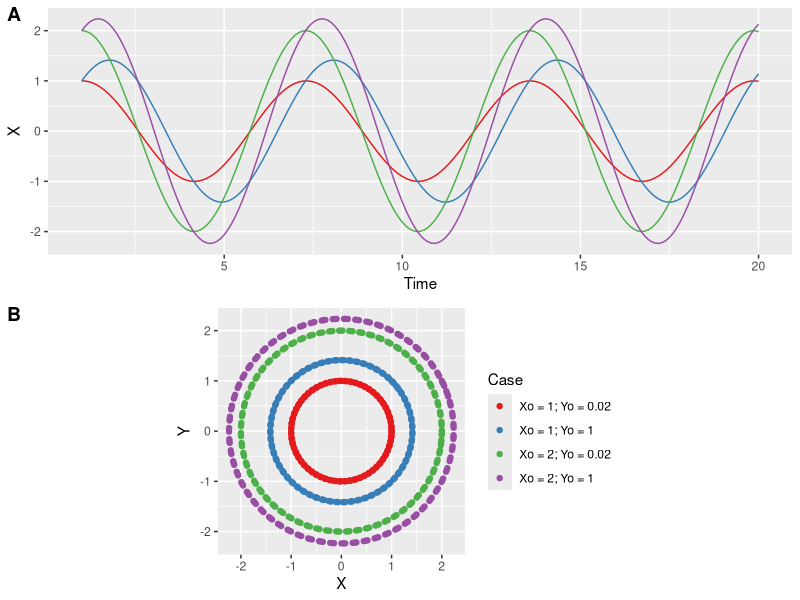
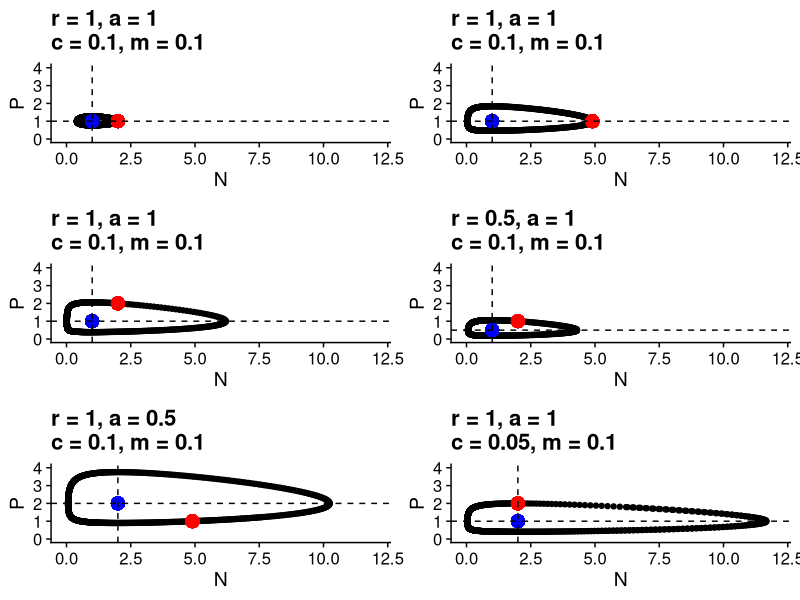

These charts were generated, in order, by the following R code:
## ---- chunk 1
knitr::opts_chunk$set(echo = F)
suppressPackageStartupMessages({
  library(deSolve)
  library(cowplot)
  library(tidyverse)
})
## ---- chunk 2
spring <- function(t, values, params){
  K <- params[1]
  
  x <- values[1]
  y <- values[2]
  
  dxdt <- y
  dydt <- -K*x
  
  return(list(c(dxdt, dydt)))
}
## ---- chunk 3
K <- 1
params <- c(K)

t <- seq(1, 20, by = 0.1)

Xo <- 2
Yo <- 0.02
values <- c(Xo, Yo)

sol <- deSolve::lsoda(y = values, times = t, parms = params, func = spring) %>% 
  as.data.frame() %>% 
  magrittr::set_colnames(value = c("Time", "X", "Y")) %>% 
  mutate(Xo = Xo,
         Yo = Yo)

Xo <- 2
Yo <- 1
values <- c(Xo, Yo)

sol2 <- deSolve::lsoda(y = values, times = t, parms = params, func = spring) %>% 
  as.data.frame() %>% 
  magrittr::set_colnames(value = c("Time", "X", "Y")) %>% 
  mutate(Xo = Xo,
         Yo = Yo)

Xo <- 1
Yo <- 0.02
values <- c(Xo, Yo)

sol3 <- deSolve::lsoda(y = values, times = t, parms = params, func = spring) %>% 
  as.data.frame() %>% 
  magrittr::set_colnames(value = c("Time", "X", "Y")) %>% 
  mutate(Xo = Xo,
         Yo = Yo)

Xo <- 1
Yo <- 1
values <- c(Xo, Yo)

sol4 <- deSolve::lsoda(y = values, times = t, parms = params, func = spring) %>% 
  as.data.frame() %>% 
  magrittr::set_colnames(value = c("Time", "X", "Y")) %>% 
  mutate(Xo = Xo,
         Yo = Yo)
## ---- chunk 4
plot1 <- rbind(sol, sol2, sol3, sol4) %>% 
  mutate(Case = paste0("Xo = ", Xo, "; Yo = ", Yo)) %>% 
  ggplot(aes(x = Time, y = X, color = Case)) +
  geom_line() +
  scale_color_brewer(palette = "Set1") +
  theme(legend.position = "none")

plot2 <- rbind(sol, sol2, sol3, sol4) %>% 
  mutate(Case = paste0("Xo = ", Xo, "; Yo = ", Yo)) %>% 
  ggplot(aes(x = X, y = Y, color = Case)) +
  geom_point() +
  scale_color_brewer(palette = "Set1") +
  theme(strip.background = element_blank()) +
  coord_fixed()

bottom <- cowplot::plot_grid(plot2, NULL, ncol = 2)

cowplot::plot_grid(plot1, plot2, labels = "AUTO", ncol = 1)
## ---- chunk 5
lotka <- function(t, values, params){
  # Extract parameters
  r <- params[1]
  a <- params[2]
  c <- params[3]
  m <- params[4]
  f <- params[5]

  # Extract state variables
  N <- values[1]
  P <- values[2]
  
  dNdt <- (r*N) - (a*N*P)
  dPdt <- (a*c*N*P) - (m*P)
  
  return(list(c(dNdt, dPdt)))
}
## ---- chunk 6
get_plot <- function(r, a, c, m, N0, P0){
  
  params <- c(r, a, c, m)
  values <- c(N0, P0)
  
  # Time
  t <- seq(0, 50, by = 0.05)
  
  plot <- deSolve::lsoda(y = values, func = lotka, times = t, parms = params) %>% 
    as.data.frame() %>% 
    magrittr::set_colnames(value = c("Time", "N", "P")) %>% 
    ggplot(aes(x = N, y = P)) +
    geom_point() +
    ggtitle(paste0("r = ",r, ", a = ", a, "\nc = ", c, ", m = ", m)) +
    cowplot::theme_cowplot() +
    geom_point(aes(x = N0, y = P0), color = "red", size = 4) +
    geom_point(aes(x = m/(c*a), y = r/a), color = "blue", size = 4) +
    geom_hline(yintercept = r/a, linetype = "dashed") +
    geom_vline(xintercept = m/(c*a), linetype = "dashed") +
    scale_x_continuous(limits = c(0, 12)) +
    scale_y_continuous(limits = c(0, 4))
  
  return(plot)
}
## ---- chunk 7
case1 <- get_plot(r = 1, a = 1, c = 0.1, m = 0.1, N0 = 2, P0 = 1)
case2 <- get_plot(r = 1, a = 1, c = 0.1, m = 0.1, N0 = 4.9, P0 = 1)
case3 <- get_plot(r = 1, a = 1, c = 0.1, m = 0.1, N0 = 2, P0 = 2)
case4 <- get_plot(r = 0.5, a = 1, c = 0.1, m = 0.1, N0 = 2, P0 = 1)
case5 <- get_plot(r = 1, a = 0.5, c = 0.1, m = 0.1, N0 = 4.9, P0 = 1)
case6 <- get_plot(r = 1, a = 1, c = 0.05, m = 0.1, N0 = 2, P0 = 2)

cowplot::plot_grid(case1, case2, case3, case4, case5, case6, ncol = 2)
